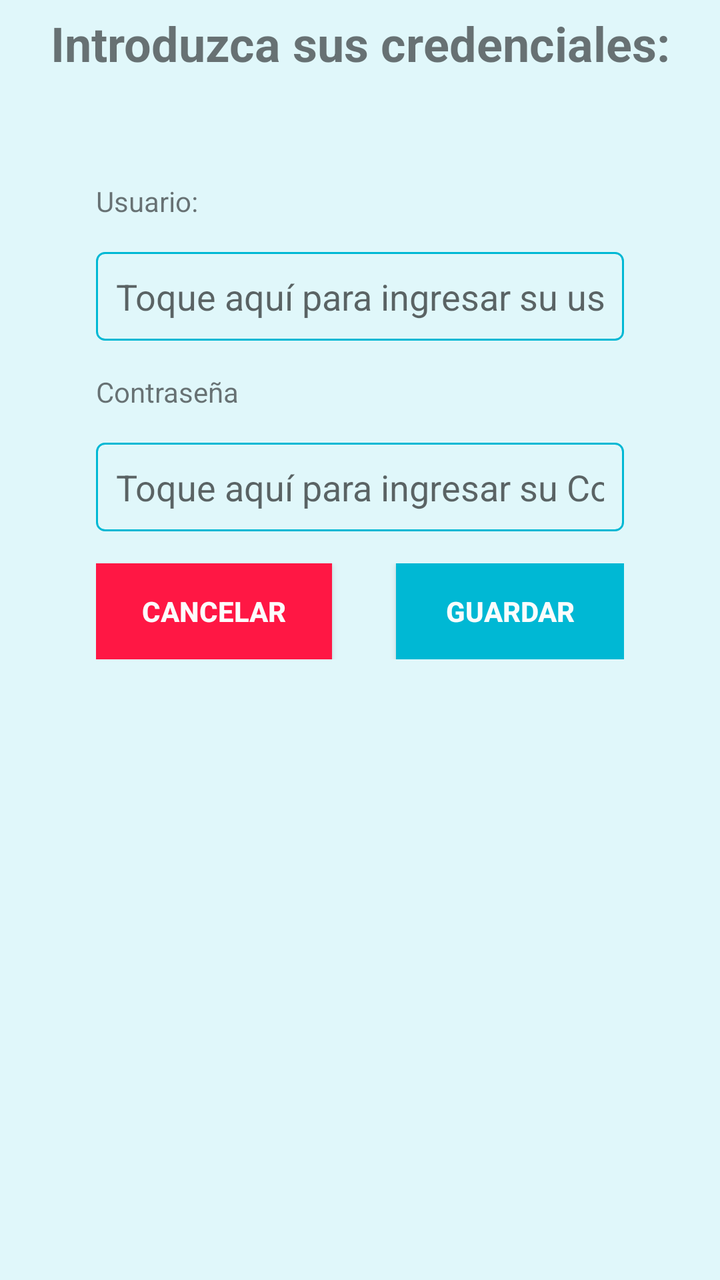
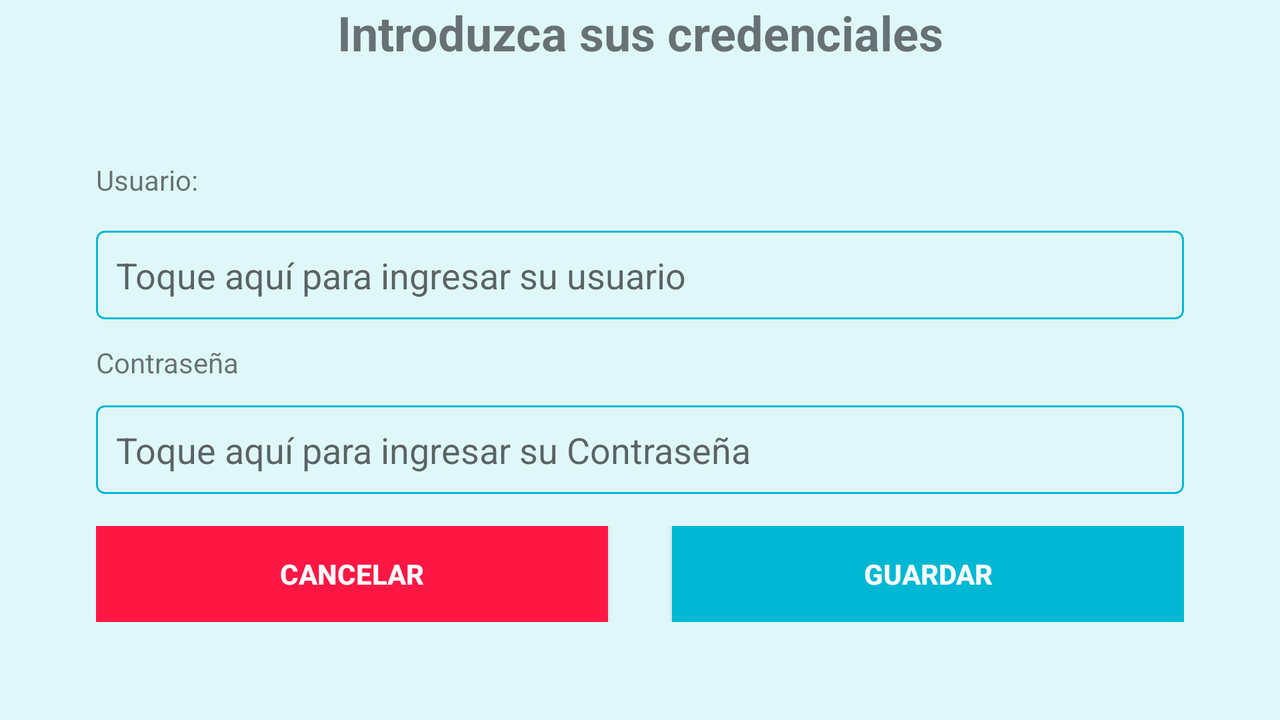

One screen, two layout resources from the same app: the default and the repository's alternative for another configuration. Each is rendered where Android would select it; the XML of both is given below.
<!-- AndroidManifest.xml: activity theme FullscreenTheme -->
<!-- res/layout/activity_register.xml -->
<?xml version="1.0" encoding="utf-8"?>
<FrameLayout xmlns:android="http://schemas.android.com/apk/res/android"
    xmlns:app="http://schemas.android.com/apk/res-auto"
    xmlns:tools="http://schemas.android.com/tools"
    android:layout_width="match_parent"
    android:layout_height="match_parent"
    android:background="@color/colorBGPage"
    tools:context="com.te.escucho.activities.RegisterActivity">


    <LinearLayout
        android:layout_width="match_parent"
        android:layout_height="match_parent"
        android:orientation="vertical">

        <LinearLayout
            android:layout_width="match_parent"
            android:layout_height="match_parent"
            android:layout_weight="4"
            android:gravity="center"
            android:orientation="vertical">

            <LinearLayout
                android:layout_width="match_parent"
                android:layout_height="match_parent"
                android:layout_weight="1"
                android:gravity="center"
                android:orientation="vertical">

                <TextView
                    android:id="@+id/textView"
                    android:layout_width="match_parent"
                    android:layout_height="wrap_content"
                    android:gravity="center"
                    android:text="Introduzca sus credenciales:"
                    android:textSize="24sp"
                    android:textStyle="bold" />
            </LinearLayout>

        </LinearLayout>

        <LinearLayout
            android:id="@+id/form_content"
            android:layout_width="match_parent"
            android:layout_height="1045dp"
            android:layout_gravity="center_vertical"
            android:layout_weight="3"
            android:gravity="top"
            android:orientation="vertical"
            android:padding="@dimen/fab_margin">

            <TextView
                android:id="@+id/textView18"
                android:layout_width="match_parent"
                android:layout_height="wrap_content"
                android:layout_marginBottom="@dimen/activity_vertical_margin"
                android:cursorVisible="true"
                android:text="Usuario:" />

            <EditText
                android:id="@+id/username_text"
                android:layout_width="match_parent"
                android:layout_height="wrap_content"
                android:layout_marginBottom="@dimen/activity_horizontal_margin"
                android:background="@drawable/style_edittext"
                android:cursorVisible="true"
                android:ems="10"
                android:focusable="true"
                android:hint="Toque aquí para ingresar su usuario"
                android:inputType="number"
                android:textColorHighlight="@color/colorPrimary"
                android:textColorLink="@color/colorPrimary"
                android:textCursorDrawable="@color/colorPrimary" />

            <TextView
                android:id="@+id/textView19"
                android:layout_width="match_parent"
                android:layout_height="wrap_content"
                android:cursorVisible="true"
                android:text="Contraseña" />

            <EditText
                android:id="@+id/password_text"
                android:layout_width="match_parent"
                android:layout_height="wrap_content"
                android:layout_marginTop="@dimen/activity_vertical_margin"
                android:layout_marginBottom="@dimen/activity_vertical_margin"
                android:background="@drawable/style_edittext"
                android:cursorVisible="true"
                android:ems="10"
                android:hint="Toque aquí para ingresar su Contraseña"
                android:inputType="textPassword"
                android:textColorHighlight="@color/colorPrimary"
                android:textColorLink="@color/colorPrimary"
                android:textCursorDrawable="@color/colorPrimary" />

            <LinearLayout
                android:layout_width="match_parent"
                android:layout_height="wrap_content"
                android:orientation="horizontal">


                <androidx.appcompat.widget.AppCompatButton
                    android:id="@+id/button_cancel"
                    android:layout_width="wrap_content"
                    android:layout_height="wrap_content"

                    android:layout_marginRight="@dimen/activity_vertical_margin"
                    android:layout_weight="1"
                    android:background="#FF1744"
                    android:clickable="true"
                    android:drawableLeft="@drawable/back_icon"
                    android:focusable="true"
                    android:padding="10dp"
                    android:text="Cancelar"
                    android:textColor="#FCFCFC"
                    android:textSize="14sp"
                    android:textStyle="bold" />

                <androidx.appcompat.widget.AppCompatButton
                    android:id="@+id/button_save"
                    android:layout_width="wrap_content"
                    android:layout_height="wrap_content"
                    android:layout_marginLeft="@dimen/activity_vertical_margin"

                    android:layout_weight="1"
                    android:background="@color/colorPrimary"
                    android:clickable="true"
                    android:drawableLeft="@drawable/save_icon"
                    android:focusable="true"
                    android:padding="10dp"
                    android:text="Guardar"
                    android:textColor="#FCFCFC"
                    android:textSize="14sp"
                    android:textStyle="bold" />
            </LinearLayout>

        </LinearLayout>
    </LinearLayout>

</FrameLayout>
<!-- resources referenced by this layout -->
<resources>
  <color name="colorBGPage">#e0f7fa</color>
  <color name="colorPrimary">#00B8D4</color>
  <dimen name="activity_horizontal_margin">16dp</dimen>
  <dimen name="activity_vertical_margin">16dp</dimen>
  <dimen name="fab_margin">48dp</dimen>
  <!-- drawable style_edittext (drawable) -->
  <?xml version="1.0" encoding="utf-8"?>
  <shape xmlns:android="http://schemas.android.com/apk/res/android">
      <stroke
          android:width="1dp"
          android:color="@color/colorPrimary" />
  
      <padding
          android:left="10dp"
          android:top="10dp"
          android:right="10dp"
          android:bottom="10dp" />
      <corners
          android:bottomRightRadius="4dp"
          android:bottomLeftRadius="4dp"
          android:topLeftRadius="4dp"
          android:topRightRadius="4dp"/>
  </shape>
  <style name="FullscreenTheme" parent="AppTheme">
          <item name="android:actionBarStyle">@style/FullscreenActionBarStyle</item>
          <item name="android:windowActionBarOverlay">true</item>
          <item name="android:windowBackground">@null</item>
          <item name="metaButtonBarStyle">?android:attr/buttonBarStyle</item>
          <item name="metaButtonBarButtonStyle">?android:attr/buttonBarButtonStyle</item>
      </style>
  <style name="AppTheme" parent="Theme.AppCompat.Light.DarkActionBar">
          
          <item name="colorPrimary">@color/colorPrimary</item>
          <item name="colorPrimaryDark">@color/colorPrimaryDark</item>
          <item name="colorAccent">@color/colorAccent</item>
      </style>
  <style name="FullscreenActionBarStyle" parent="Widget.AppCompat.ActionBar">
          
      </style>
  <color name="colorPrimaryDark">#0088a3</color>
  <color name="colorAccent">#66ffa6</color>
</resources>
<!-- res/layout-land/activity_register.xml (the repository's variant of the layout above) -->
<!-- drawn on the phone turned sideways -->
<?xml version="1.0" encoding="utf-8"?>
<FrameLayout xmlns:android="http://schemas.android.com/apk/res/android"
    xmlns:app="http://schemas.android.com/apk/res-auto"
    xmlns:tools="http://schemas.android.com/tools"
    android:layout_width="match_parent"
    android:layout_height="match_parent"
    android:background="@color/colorBGPage"
    tools:context="com.te.escucho.activities.RegisterActivity">


    <LinearLayout
        android:layout_width="match_parent"
        android:layout_height="match_parent"
        android:orientation="vertical">

        <LinearLayout
            android:layout_width="match_parent"
            android:layout_height="wrap_content"
            android:gravity="center"
            android:orientation="vertical">

            <TextView
                android:id="@+id/textView"
                android:layout_width="match_parent"
                android:layout_height="wrap_content"
                android:gravity="center"
                android:text="Introduzca sus credenciales"
                android:textSize="24sp"
                android:textStyle="bold" />

        </LinearLayout>

        <LinearLayout
            android:id="@+id/form_content"
            android:layout_width="match_parent"
            android:layout_height="match_parent"
            android:layout_gravity="top"
            android:orientation="vertical"
            android:padding="@dimen/fab_margin">

            <TextView
                android:id="@+id/textView20"
                android:layout_width="match_parent"
                android:layout_height="wrap_content"
                android:layout_marginBottom="@dimen/activity_vertical_margin"
                android:text="Usuario:" />

            <EditText
                android:id="@+id/username_text"
                android:layout_width="match_parent"
                android:layout_height="wrap_content"
                android:layout_marginBottom="@dimen/action_call_margin"
                android:background="@drawable/style_edittext"
                android:ems="10"
                android:hint="Toque aquí para ingresar su usuario"
                android:inputType="number"
                android:textColorHighlight="@color/colorPrimary"
                android:textColorLink="@color/colorPrimary"
                android:textCursorDrawable="@color/colorPrimary" />

            <TextView
                android:id="@+id/textView21"
                android:layout_width="match_parent"
                android:layout_height="wrap_content"
                android:text="Contraseña" />

            <EditText
                android:id="@+id/password_text"
                android:layout_width="match_parent"
                android:layout_height="wrap_content"
                android:layout_marginTop="@dimen/action_call_margin"
                android:layout_marginBottom="@dimen/activity_vertical_margin"
                android:background="@drawable/style_edittext"
                android:ems="10"
                android:hint="Toque aquí para ingresar su Contraseña"
                android:inputType="textPassword"
                android:singleLine="true"
                android:textColorHighlight="@color/colorPrimary"
                android:textColorLink="@color/colorPrimary"
                android:textCursorDrawable="@color/colorPrimary" />

            <LinearLayout
                android:layout_width="match_parent"
                android:layout_height="wrap_content"
                android:orientation="horizontal">


                <androidx.appcompat.widget.AppCompatButton
                    android:id="@+id/button_cancel"
                    android:layout_width="wrap_content"
                    android:layout_height="wrap_content"

                    android:layout_marginRight="@dimen/activity_vertical_margin"
                    android:layout_weight="1"
                    android:background="#FF1744"
                    android:clickable="true"
                    android:drawableLeft="@drawable/back_icon"
                    android:focusable="true"
                    android:text="Cancelar"
                    android:textColor="#FCFCFC"
                    android:textSize="14sp"
                    android:textStyle="bold" />

                <androidx.appcompat.widget.AppCompatButton
                    android:id="@+id/button_save"
                    android:layout_width="wrap_content"
                    android:layout_height="wrap_content"
                    android:layout_marginLeft="@dimen/activity_vertical_margin"

                    android:layout_weight="1"
                    android:background="@color/colorPrimary"
                    android:clickable="true"
                    android:drawableLeft="@drawable/save_icon"
                    android:focusable="true"
                    android:text="Guardar"
                    android:textColor="#FCFCFC"
                    android:textSize="14sp"
                    android:textStyle="bold" />
            </LinearLayout>

        </LinearLayout>
    </LinearLayout>

</FrameLayout>
<!-- resources referenced by the variant -->
<!-- as the phone turned sideways resolves them -->
<resources>
  <color name="colorBGPage">#e0f7fa</color>
  <color name="colorPrimary">#00B8D4</color>
  <dimen name="action_call_margin">12dp</dimen>
  <dimen name="activity_vertical_margin">16dp</dimen>
  <dimen name="fab_margin">48dp</dimen>
  <!-- drawable style_edittext (drawable) -->
  <?xml version="1.0" encoding="utf-8"?>
  <shape xmlns:android="http://schemas.android.com/apk/res/android">
      <stroke
          android:width="1dp"
          android:color="@color/colorPrimary" />
  
      <padding
          android:left="10dp"
          android:top="10dp"
          android:right="10dp"
          android:bottom="10dp" />
      <corners
          android:bottomRightRadius="4dp"
          android:bottomLeftRadius="4dp"
          android:topLeftRadius="4dp"
          android:topRightRadius="4dp"/>
  </shape>
  <style name="FullscreenTheme" parent="AppTheme">
          <item name="android:actionBarStyle">@style/FullscreenActionBarStyle</item>
          <item name="android:windowActionBarOverlay">true</item>
          <item name="android:windowBackground">@null</item>
          <item name="metaButtonBarStyle">?android:attr/buttonBarStyle</item>
          <item name="metaButtonBarButtonStyle">?android:attr/buttonBarButtonStyle</item>
      </style>
  <style name="AppTheme" parent="Theme.AppCompat.Light.DarkActionBar">
          
          <item name="colorPrimary">@color/colorPrimary</item>
          <item name="colorPrimaryDark">@color/colorPrimaryDark</item>
          <item name="colorAccent">@color/colorAccent</item>
      </style>
  <style name="FullscreenActionBarStyle" parent="Widget.AppCompat.ActionBar">
          
      </style>
  <color name="colorPrimaryDark">#0088a3</color>
  <color name="colorAccent">#66ffa6</color>
</resources>
